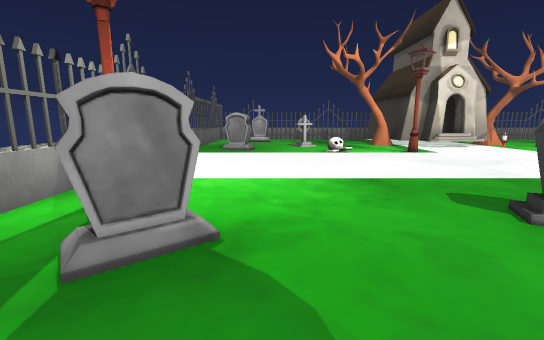
[1] (above)

20 first-person views from a walk through a Unity game level. The camera is 1.5 m above the floor, tilts 10° down and sees 90° across. The floor is counted in squares, 1 m on a side. Each view is taken from the middle of a square. On the plan, view 1 faces up. The plan holds only what a view shows up to about 14 squares ahead; the rest is blank. The place goes on beyond the plan. Some surface patterns are stand-ins.

[2]
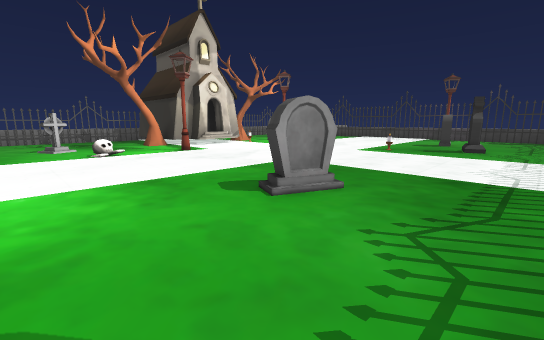

[3]
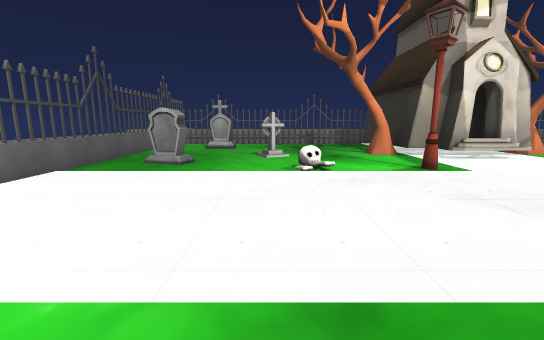

[4]
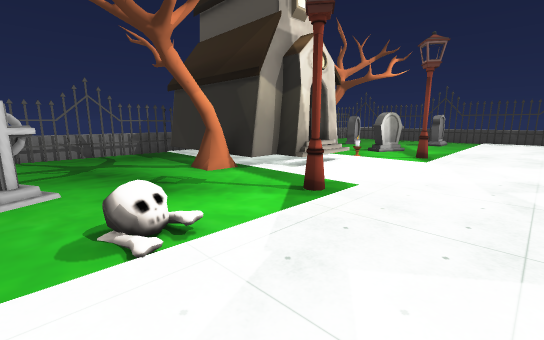

[5]
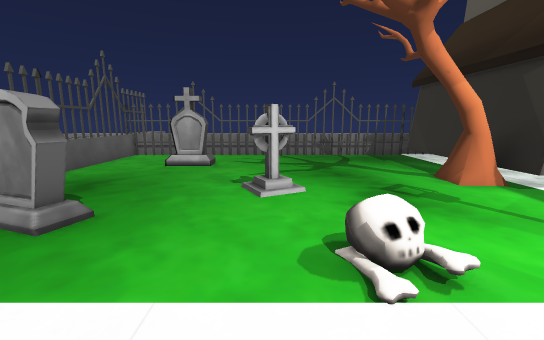

[6]
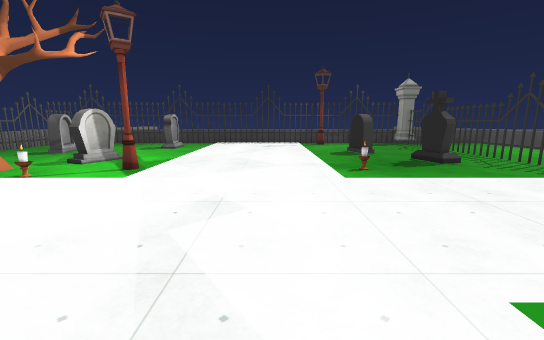

[7]
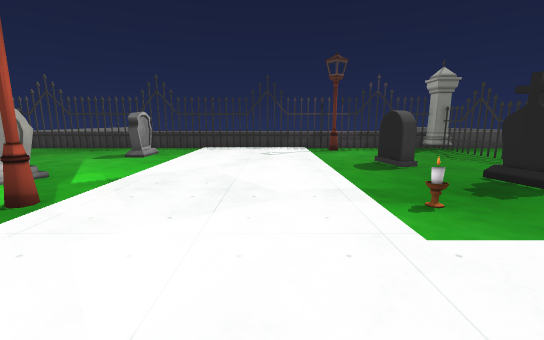

[8]
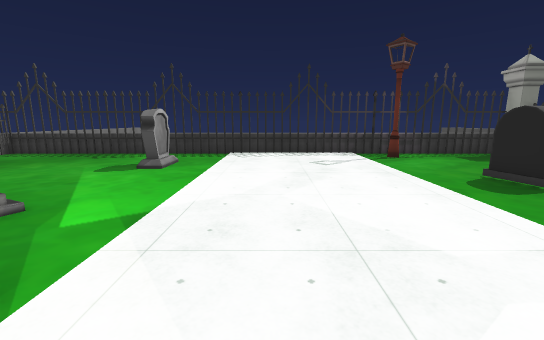

[9]
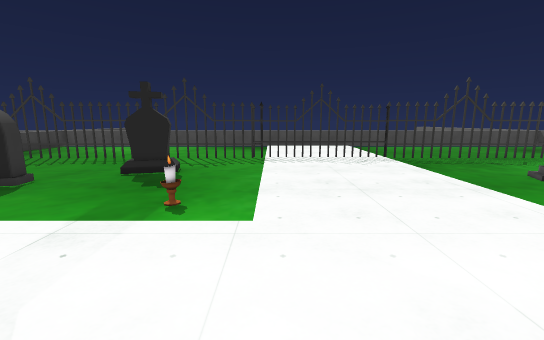

[10]
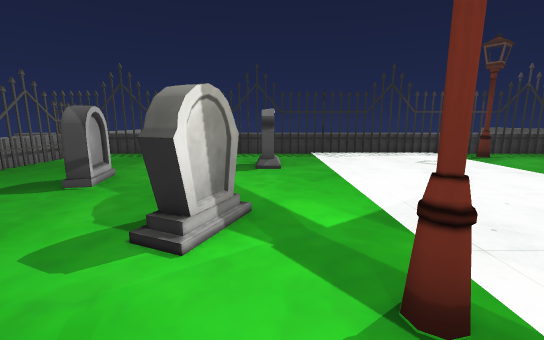

[11]
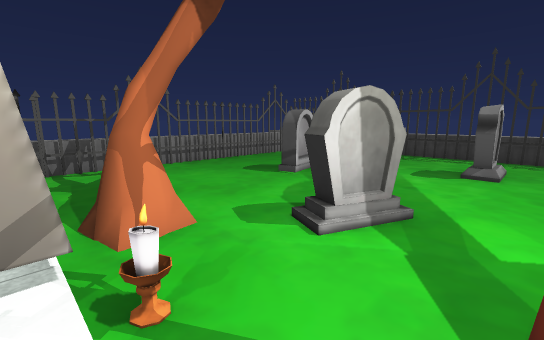

[12]
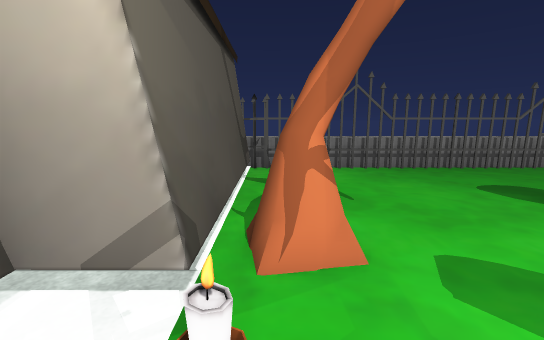

[13]
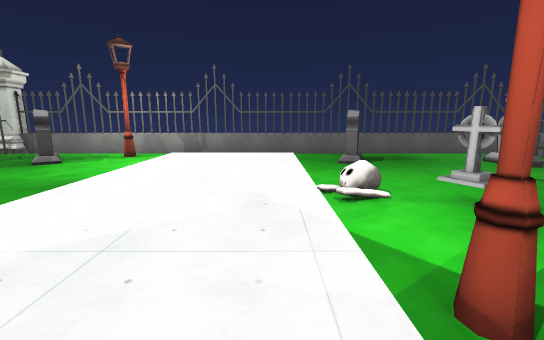

[14]
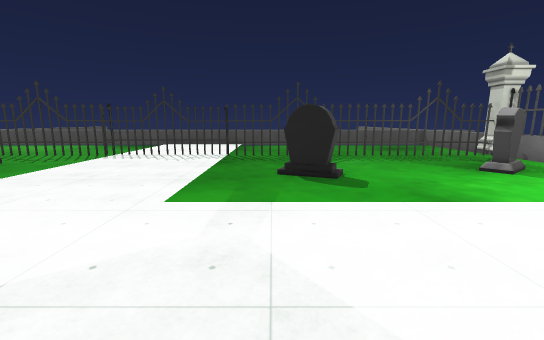

[15]
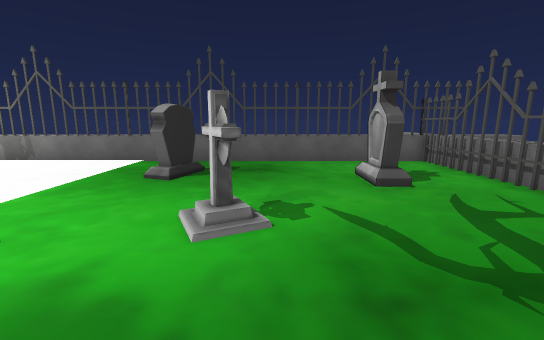

[16]
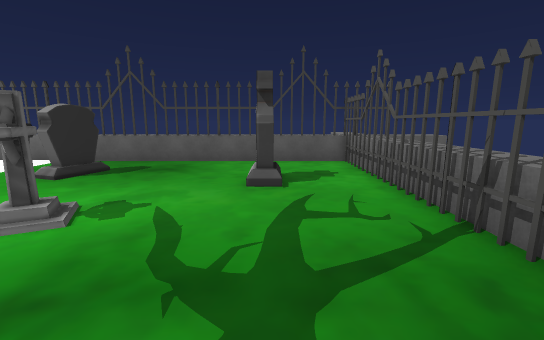

[17]
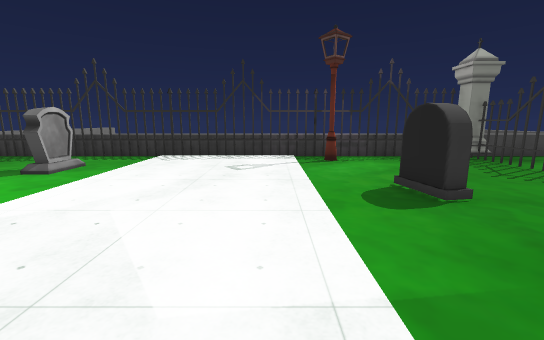

[18]
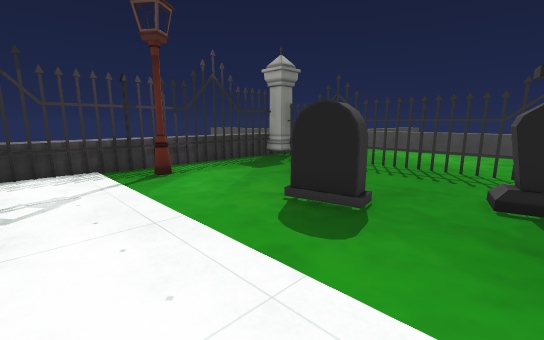

[19]
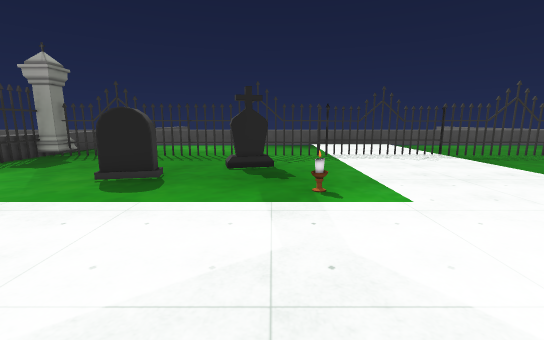

[20]
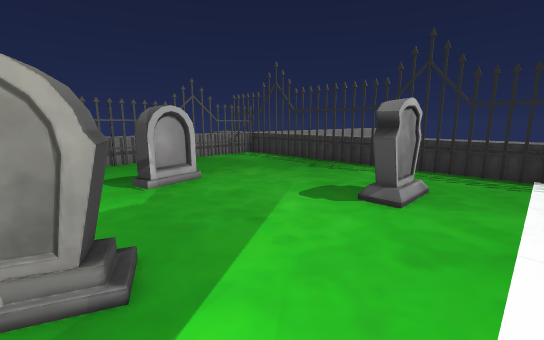

### Floor plan
Key: @ floor where view 1 was taken; # wall or solid block; x gap in a wall; . floor; = window, fence, low wall or low ledge; ^ raised ledge; O other object.
Columns run from 7 left of view 1 to 27 right of it. Each row starts with its distance up from view 1.
 26   ^                               ^
 25 ^^^^^^^^^^ ^^^^^     ^^^^^^^^^^  ^^
 24 ^ ^#=#^=#=##^=#^^   ^#=^^#=#=^^^=#^
 23   #............#    #.............#
 22   ^............#    #.............^
 21   ^...OO.......#    #.............^
 20   ^............#    #.....OOO.....^
 19   #...........O#    #O....O......#^
 18   ^...........O#    #OO..........#^
 17   ^......O.....######..O.........=^
 16   ^..O..........####.O.OOO.......=^
 15   ^.OOO......................OO..=^
 14   ^.......O...O.......O..........=^
 13   ^..............................=^
 12   ^...............................^
 11   ^...............................^
 10   ^...............................^
  9   ^...............................^
  8   ^...............................^
  7   ^...............................^
  6   ^xO.................O.........O#^
  5   ^........................OO....#^
  4   ^...O....OOO............OO.....=^
  3   ^..OO.....O...........O........#^
  2   #....................OO........#^
  1   ^..............................=^
  0   ^O...@.........................O^
 -1   #O###x###x#x#x===#######x######O^
 -2   ^...............x...............^
 -3                                   ^

Positions as (right, up) in squares from view 1, and headings:
1: (0, 0), facing up
2: (0, 0), facing up-right
3: (2, 5), facing up
4: (2, 10), facing up-right
5: (2, 11), facing up
6: (6, 9), facing right
7: (10, 9), facing right
8: (13, 11), facing right
9: (13, 11), facing down
10: (13, 15), facing right
11: (13, 14), facing up-right
12: (14, 15), facing up
13: (9, 12), facing left
14: (6, 12), facing down
15: (6, 18), facing left
16: (6, 21), facing left
17: (14, 8), facing right
18: (17, 9), facing down-right
19: (16, 12), facing down
20: (17, 13), facing up-right
